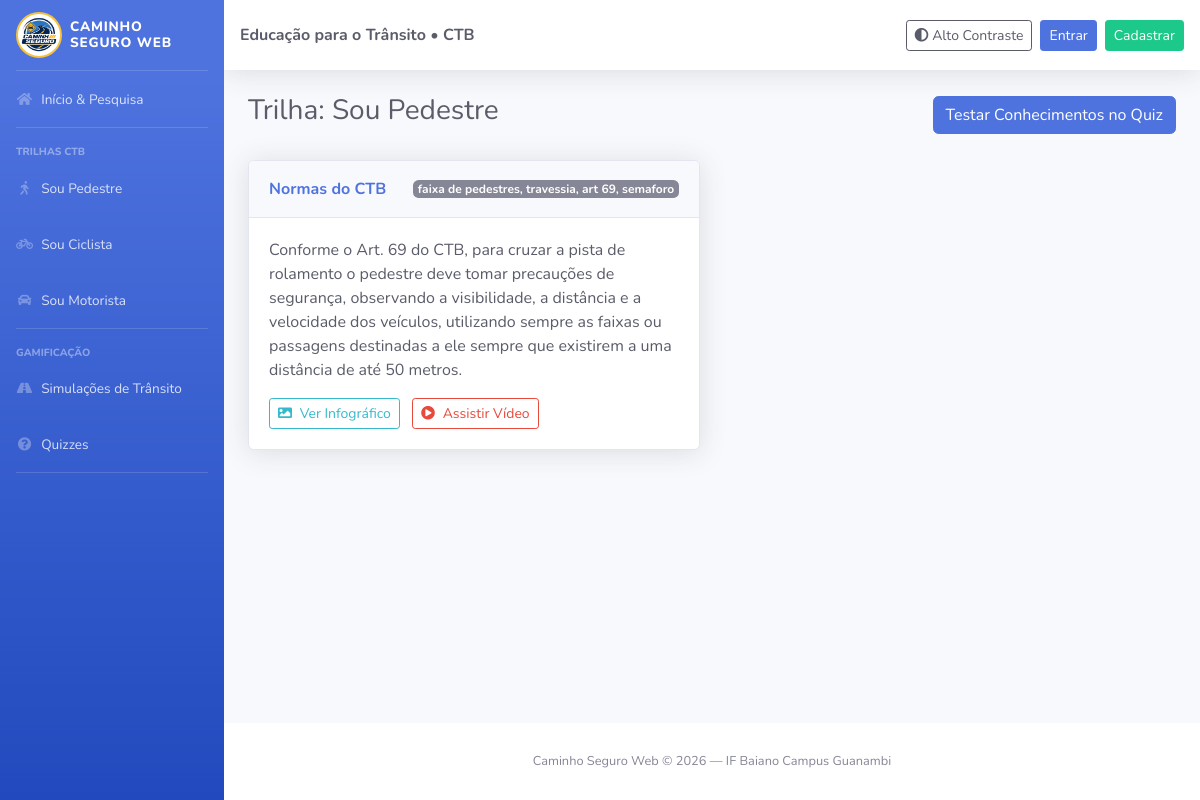
Screenshot of /conteudo/trilha/Pedestre with the database file from the repository.
### tables this page shows
CREATE TABLE conteudo (
    id_conteudo INT AUTO_INCREMENT PRIMARY KEY,
    textos TEXT NOT NULL,
    infograficos VARCHAR(255),
    videos VARCHAR(255),
    palavras_chave VARCHAR(150) NOT NULL,
    perfil_associado VARCHAR(30) NOT NULL,
    id_usuario INT NOT NULL,
    CONSTRAINT fk_conteudo_usuario FOREIGN KEY (id_usuario) REFERENCES usuario(id_usuario) ON DELETE CASCADE
);

### app/Controllers/BaseController.php (called while the page is built, shortened)
<?php
class BaseController
{
    public function __construct()
    {
        $this->pdo = Database::connect();
    }
    protected function render($view, $dados = [])
    {
        extract($dados);
        require_once __DIR__ . '/../Views/' . $view . '.php';
    }
}

### app/Controllers/ConteudoController.php (called while the page is built, shortened)
<?php
class ConteudoController extends BaseController
{
    public function trilha($perfil = 'Pedestre')
    {
        $conteudoModel = new Conteudo();
        $conteudos = $conteudoModel->buscarPorPerfil($this->pdo, $perfil);
        $this->render('conteudos/trilha', [
            'perfil' => $perfil,
            'conteudos' => $conteudos
        ]);
    }
}

### public/index.php (called while the page is built, shortened)
<?php
require_once __DIR__ . '/../config/Database.php';
spl_autoload_register(function (string $class) {
$file = __DIR__ . '/../app/'
. str_replace(['App\\', '\\'], ['', '/'], $class) . '.php';
});
$url = explode('/', trim($_GET['url'] ?? 'user/index', '/'));
$method = $url[1] ?? 'index';
$params = array_slice($url, 2);
(new $controller())->$method(...$params);

### config/database.php (called while the page is built, shortened)
<?php
class Database
{
    public static function connect()
    {
        $host = 'localhost';
        $db = 'caminho_seguro';
        $user = 'root';
        $pass = '';
        try {
            $pdo = new PDO("mysql:host=$host;dbname=$db;charset=utf8mb4", $user, $pass);
            $pdo->setAttribute(PDO::ATTR_ERRMODE, PDO::ERRMODE_EXCEPTION);
            return $pdo;
        } catch (PDOException $e) {
            die("Falha na conexão com o banco de dados: " . $e->getMessage());
        }
    }
}

### app/Models/Conteudo.php (called while the page is built, shortened)
<?php
class Conteudo
{
    public function buscarPorPerfil($pdo, $perfil)
    {
        $sql = "SELECT * FROM conteudo WHERE perfil_associado = :perfil ORDER BY id_conteudo DESC";
        $stmt = $pdo->prepare($sql);
        $stmt->execute([':perfil' => $perfil]);
        return $stmt->fetchAll(PDO::FETCH_ASSOC);
    }
}

### app/Views/conteudos/trilha.php (the view)
<?php require_once __DIR__ . '/../layouts/header.php'; ?>
<div class="container-fluid">
    <div class="d-flex justify-content-between align-items-center mb-4">
        <h1 class="h3 text-gray-800">Trilha: Sou <?= htmlspecialchars($perfil) ?></h1>
        <a href="/caminhoseguroWeb2/quiz/index" class="btn btn-primary">Testar Conhecimentos no Quiz</a>
    </div>
    <?php if (!empty($conteudos)): ?>
        <div class="row">
            <?php foreach ($conteudos as $c): ?>
                <div class="col-md-6 mb-4">
                    <div class="card shadow h-100">
                        <div class="card-header py-3 d-flex justify-content-between align-items-center">
                            <span class="font-weight-bold text-primary">Normas do CTB</span>
                            <span class="badge badge-secondary"><?= htmlspecialchars($c['palavras_chave']) ?></span>
                        </div>
                        <div class="card-body">
                            <p class="card-text text-gray-800"><?= nl2br(htmlspecialchars($c['textos'])) ?></p>
                            <?php if (!empty($c['infograficos'])): ?>
                                <a href="<?= htmlspecialchars($c['infograficos']) ?>" target="_blank" class="btn btn-sm btn-outline-info mr-2">
                                    <i class="fas fa-image mr-1"></i> Ver Infográfico
                                </a>
                            <?php endif; ?>
                            <?php if (!empty($c['videos'])): ?>
                                <a href="<?= htmlspecialchars($c['videos']) ?>" target="_blank" class="btn btn-sm btn-outline-danger">
                                    <i class="fas fa-play-circle mr-1"></i> Assistir Vídeo
                                </a>
                            <?php endif; ?>
                        </div>
                    </div>
                </div>
            <?php endforeach; ?>
        </div>
    <?php else: ?>
        <div class="alert alert-info">Ainda não há conteúdos cadastrados para esta trilha.</div>
    <?php endif; ?>
</div>
<?php require_once __DIR__ . '/../layouts/footer.php'; ?>

### rows the page displays
conteudo: palavras_chave "faixa de pedestres, travessia, art 69, semaforo", textos "Conforme o Art. 69 do CTB, para cruzar a pista de rolamento o pedestre deve tomar precauções de segurança, observando a visibilidade, a distância e a velocidade dos veículos, utilizando sempre as faixas ou passagens destinadas a ele sempre que existirem a uma distância de até 50 metros."

### other values shown
$perfil "Pedestre"
